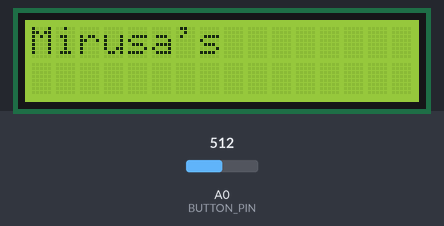
A sketch run on a simulated Arduino Uno, built with avr-gcc and run on an emulated ATmega328P. Shown: 16×2 character LCD. The test bench sets the inputs (shaded band); at power-on: A0 (BUTTON_PIN) = 512. What the sketch prints to the serial monitor is not drawn.

Above: at 0.1 s.
At 0.6 s:
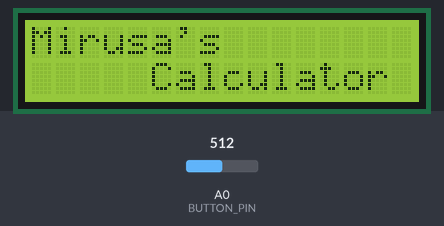
At 1.1 s:
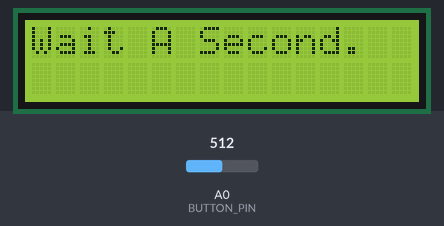
At 2.1 s:
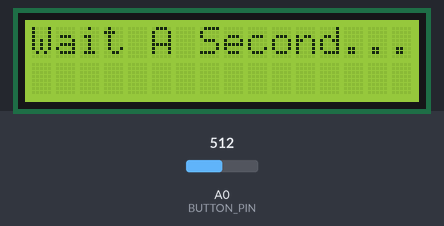
At 4.1 s:
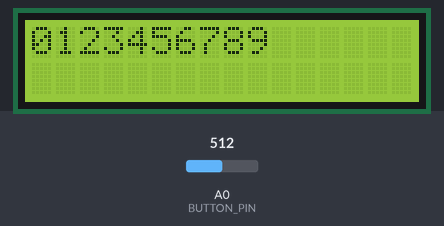

The sketch:

cal_main.ino
```cpp
#include "functions.h"

//Pin
#define BUTTON_PIN   A0

//Return Values for ReadButtons()
#define BUTTON_NONE   0
#define BUTTON_RIGHT  1
#define BUTTON_UP     2
#define BUTTON_DOWN   3
#define BUTTON_LEFT   4
#define BUTTON_SELECT 5

//Variables
/*int SelectingMenu = true;
int scroll     = 0;
int button     = 0;
int menu       = 1;
int FunctionChoice;
float Answer;

/*==== Main Code ====================================================*/
void setup()
{
  setting();
  intro();
  wait(1);
}//End void setup()

void loop()
{
   SelectingMenu = true;
   while(SelectingMenu == true)
   {
    MenuChoice  = Menu();
    ElementChoice = Element();

    switch(MenuChoice)
    {
      case 0:
      {
        MenuChoice =  2;
        menu = 2;
        break;
      }
      case 1:
      {
        lcd.clear();
        lcd.print(menu0);
        delay(100);
        break;
      }
      case 2:
      {
        lcd.clear();
        lcd.print(menu1);
        delay(100);
        break;
      }
      case 3:
      {
        MenuChoice = 1;
        menu = 1;
        break;
      }
    }//End switch

    switch(ElementChoice)
    {

    }
   }//End while
}//End void loop()
```

functions.h
```cpp
#include <LiquidCrystal.h>
#include <Wire.h>
#include <String.h>
#include <math.h>

LiquidCrystal lcd(8,9,4,5,6,7);

//Pin
#define BUTTON_PIN   A0

//Return Values for ReadButtons()
#define BUTTON_NONE   0
#define BUTTON_RIGHT  1
#define BUTTON_UP     2
#define BUTTON_DOWN   3
#define BUTTON_LEFT   4
#define BUTTON_SELECT 5

//Variables
byte buttonPressed  = false;
byte buttonReleased = false;
byte buttonWas      = BUTTON_NONE;

int SelectingMenu  = true;
int scrollMenu     = 0;
int scrollElement  = 0;
int button         = 0;
int menu           = 1;
int element        = 0;
int MenuChoice;
int ElementChoice;
int sus = 0;
float Answer;

String menu0 = "0123456789";
String menu1 = "+-*/%=";

/*==== Character ================================================*/
byte susr[8] = {
  B00000,
  B00000,
  B01110,
  B11000,
  B11110,
  B11110,
  B01010,
  B00000
};

/*==== Basic Functions ================================================*/
void setting()
{
  //pro-process
  Serial.begin(9600);                  //Serial port set at 9600
  Serial.println("Preparing...");//Serial confirm
  pinMode(BUTTON_PIN,INPUT);           //ensure A0 is an input
  digitalWrite(BUTTON_PIN,LOW);        //ensure pullup is off on A0
  lcd.begin(16,2);
  lcd.createChar(0,susr);
}//End void setting()

void intro()
{
  lcd.clear();
  lcd.setCursor(0,0);
  lcd.print("Mirusa's");
  delay(500);
  lcd.setCursor(5,1);
  lcd.print("Calculator");
  delay(500);
  lcd.clear();
  return;
}//End void intro()

void wait(int temp) {
  for(int i=0; i<=temp; i++){
    lcd.clear();
    lcd.setCursor(0,0);
    lcd.print("Wait A Second");
    lcd.print(".");
    delay(500);
    lcd.print(".");
    delay(500);
    lcd.print(".");
    delay(500);
  }
}//End void wait()

/*==== Functions ======================================================*/
int ReadButtons() //read button
{
  //Variables
  unsigned int buttonVoltage;
  byte button = BUTTON_NONE; //return no button pressed

  //Read A0 signal
  buttonVoltage = analogRead(BUTTON_PIN);

  //sense if buttonVoltage fit the keyValues
  if( buttonVoltage<60 )
  {
    button = BUTTON_RIGHT;
  }
  else if( (buttonVoltage >=  60) && (buttonVoltage <= 200) )
  {
    button = BUTTON_UP;
  }
  else if( (buttonVoltage >= 200) && (buttonVoltage <= 400) )
  {
    button = BUTTON_DOWN;
  }
  else if( (buttonVoltage >= 400) && (buttonVoltage <= 600) )
  {
    button = BUTTON_LEFT;
  }
  else if( (buttonVoltage >= 600) && (buttonVoltage <= 800) )
  {
    button = BUTTON_SELECT;
  }

  //see if ther buttons are pressed or released
  if( (buttonWas == BUTTON_NONE) && (button != BUTTON_NONE) )//Pa.(N) Pre.(Y)
  {
    buttonPressed  = true;
    buttonReleased = false;
  }
  if( (buttonWas != BUTTON_NONE) && (button == BUTTON_NONE) )//Pa.(Y) Pre.(N)
  {
    buttonPressed  = false;
    buttonReleased = true;
  }

  //save the lastest button value
  buttonWas = button;

  return button;
}//End byte ReadButtons()

int Menu()//select meuns
{
  button = ReadButtons();

  if(buttonPressed == true)
  {
    scrollMenu = button;
    buttonPressed = false;
  }
  if(buttonReleased == true)
  {
    buttonReleased = false;
    switch(scrollMenu)
    {
      case BUTTON_UP:
      {
        menu--;
        break;
      }
      case BUTTON_DOWN:
      {
        menu++;
        break;
      }
    }//End switch
  }//End if buttonReleased...
  return menu;
}

int Element()
{
  button = ReadButtons();

  if(buttonPressed == true)
  {
    scrollElement = button;
    buttonPressed = false;
  }
  if(buttonReleased == true)
  {
    buttonReleased = false;
    switch(scrollElement)
    {
      case BUTTON_LEFT:
      {
        element--;
        break;
      }
      case BUTTON_RIGHT:
      {
        element++;
      }
      case BUTTON_SELECT:
      {
        break;
      }
    }//End switch
  }//End if buttonReleased
  return element;
}//End int Element()

int limit()
{

}

int cursor()
{
    lcd.setCursor(element,0);
    lcd.write(sus);
    delay(100);
}
```

Measured:
- what the display in image 1 shows lasts 0.5 s, from 0.6 s to 1.1 s
